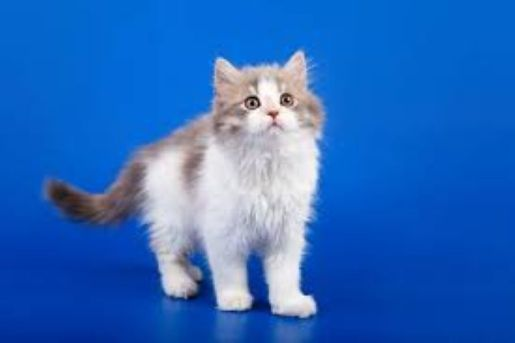
#> input picture data/cat.jpg, 515 x 343 px, found by its file name
$ python 0410.py
#> lines starting #> are read from the running program, lines starting #| are printed output that depends on the picture; after the words box and inside, x2 and y2 are one past the last pixel; in counts of white or black regions, pixels touching at a corner belong together
# 0410.py
import cv2
import numpy as np

src = cv2.imread('./data/cat.jpg', cv2.IMREAD_GRAYSCALE)
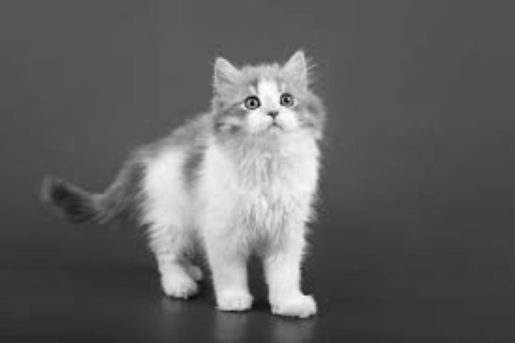
#> src: shape (343, 515); min 8, max 255, mean 96.3
shape = src.shape[0], src.shape[1], 3
#> shape = (343, 515, 3)
dst = np.zeros(shape, dtype=np.uint8)

dst[:,:,0] = src
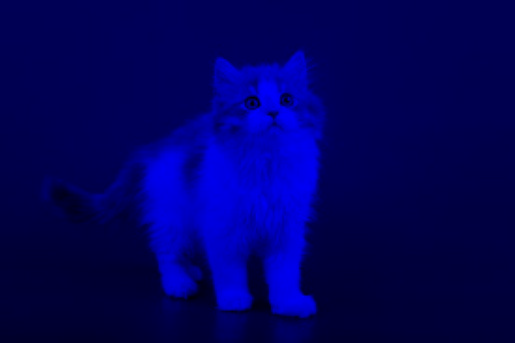
#> dst: shape (343, 515, 3); mean of channels 0, 1, 2 96.3, 0, 0; drawn as B, G, R
##dst[:,:,1] = src
##dst[:,:,2] = src

dst[100:400, 200:300, :] = [255, 255, 255]
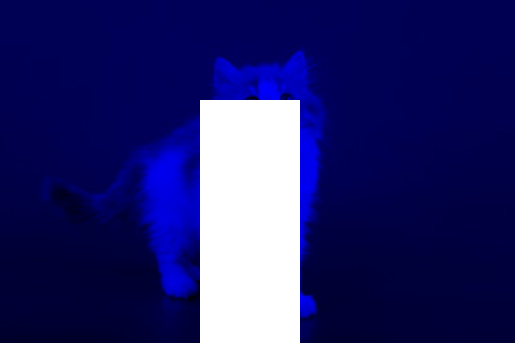
#> dst: shape (343, 515, 3); 13.76% of pixels changed, all inside (x1, y1, x2, y2) = (200, 100, 300, 343); drawn as B, G, R

cv2.imshow('src', src)
cv2.imshow('dst', dst)
cv2.waitKey()
cv2.destroyAllWindows()

$ run again, with data/1209.jpg copied over data/cat.jpg
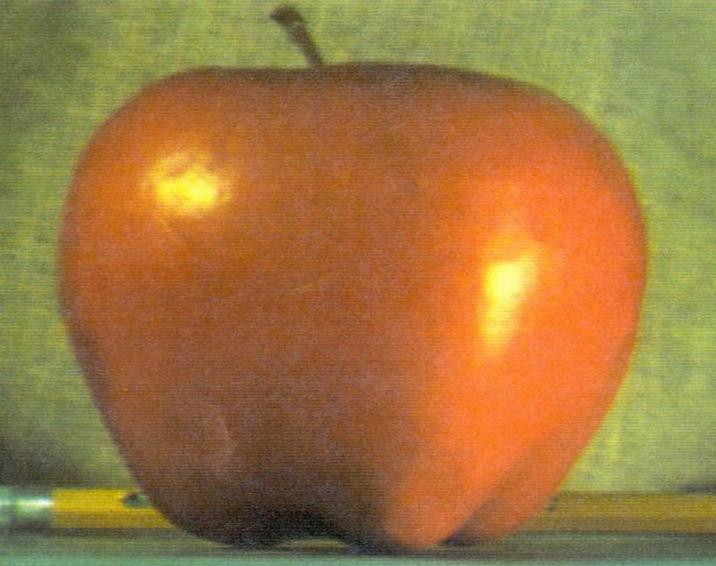
#> input picture data/1209.jpg, 716 x 566 px, found by its file name
#> `src = cv2.imread('./data/cat.jpg', cv2.IMREAD_GRAYSCALE)`:
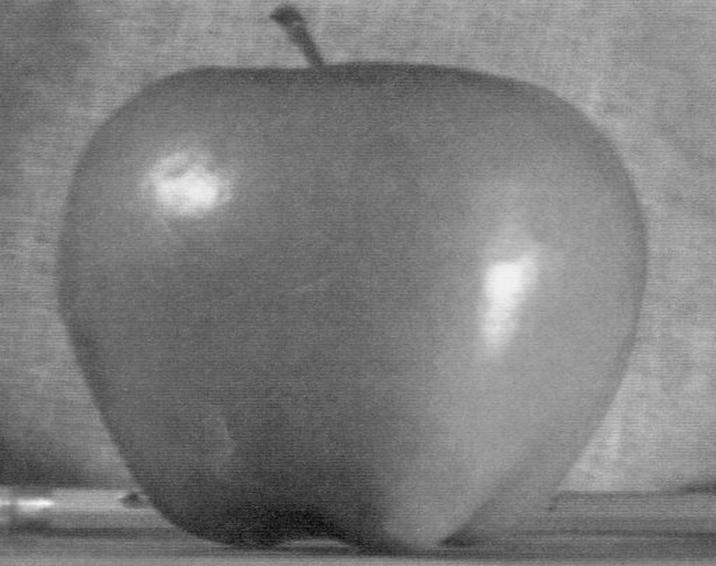
#> src: shape (566, 716); min 2, max 249, mean 125.2
#> `dst[100:400, 200:300, :] = [255, 255, 255]`:
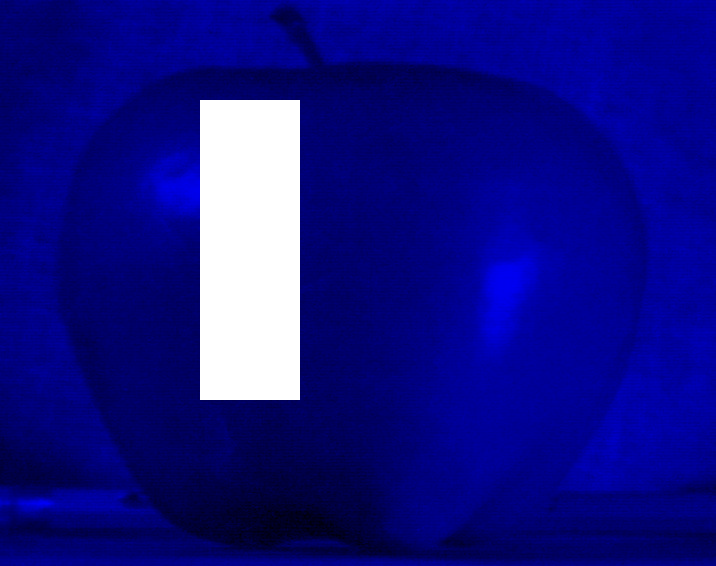
#> dst: shape (566, 716, 3); mean of channels 0, 1, 2 135.6, 18.9, 18.9; drawn as B, G, R
